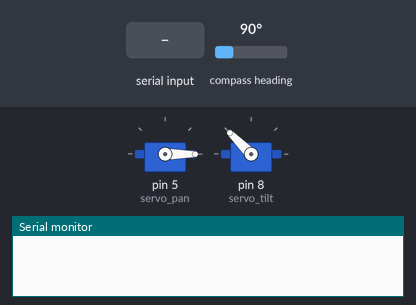
Bench run of a sketch on a simulated Arduino Mega 2560, built with avr-gcc and run on an emulated ATmega2560. On the bench: 2 × servo, the last lines printed to the serial monitor. The test bench sets the inputs (shaded band); at power-on: compass heading 90°.

Above: at 3.2 s.
3.3 s: "30,150,10\n" received over Serial
At 4.1 s:
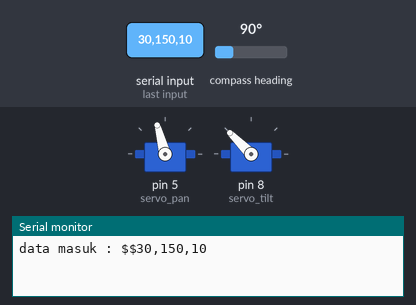
4.8 s: compass heading set to 180°
At 5.1 s:
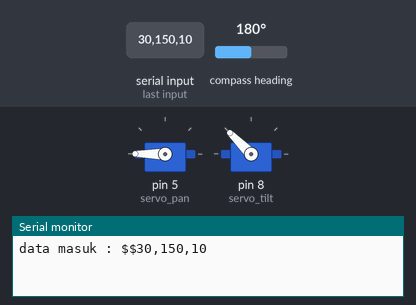
9.3 s: compass heading set to 90°
At 9.6 s:
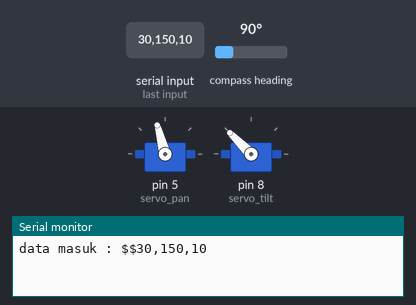
10.8 s: compass heading set to 269°
At 11.9 s:
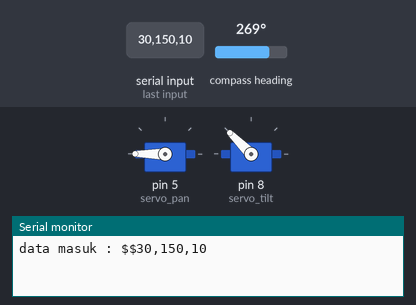
Timing chart, 0 to 13.3 s (numbered marks = the images above; inputs shaded):
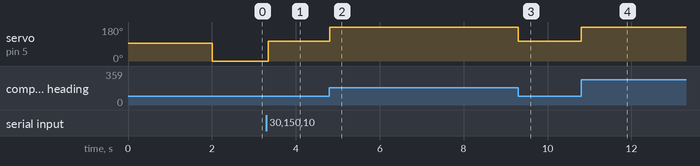

The sketch:

Antenna-Tracker-UAV-UGM.ino
```cpp
/*  Kode Sumber Perangkat Directional Finder
 *  Nama  : Muhammad Ihsan Al Hafiz
 *  Teknik Fisika Angkatan 2013
 *  Departemen Teknik Nuklir dan Teknik Fisika
 *  Fakultas Teknik Universitas Gadjah Mada
 *  24 Mei 2017
 */

#include <math.h>
#include <Servo.h>
#include <Wire.h>
#include <HMC5883L.h>
//#include <TinyGPS.h>
#include <TinyGPS++.h>
#include <Scheduler.h>

int PWM_pan;
float LatDF ;
float LatMRS ;
float LongDF ;
float LongMRS ;
float latMRS_last ;
float longMRS_last ;
float AltitudeMRS = 0.0 ;
float AltitudeDF = 0.0 ;
float Sudut_MRS;
float Sudut_DF;
float Sudut_MRSPred;
float Error_Pan;
float Error_Tilt;
float Error_PanPred;
float deltaTimePan;
float deltaTimeTilt;
float prosesTerakhirPan;
float prosesTerakhirTilt;
float KecSudutMRS;
float SudutPrediksi;
float JarakMRS;
int SudutTilt;
int SudutTiltLast = 0;
int SudutAwalTilt = 0;
int SudutAkhirTilt;
unsigned long waktuservopan;
unsigned long waktuservotilt;
unsigned long waktuprosespan;
unsigned long WaktuSekarang_Kec;
unsigned long WaktuLampau_Kec;

String dataIn;
String dt[100];
boolean parsing = false;
int i;

float outMax = 200;
float outMin = 0;

double
  kp_pan = 5;

double P_Pan;

//TinyGPS gpsmrs;
TinyGPSPlus gpsdf;
HMC5883L compass;
Servo servo_pan;
Servo servo_tilt;

void setup() {
  Serial.begin(57600);
  Serial1.begin(9600);
  Serial2.begin(9600);
  inisialisasi_kompas();
  //ParsingGPS_DF();
  LatDF = -7.7662762;
  LongDF = 110.3727803;

  servo_pan.attach(5);
  servo_pan.writeMicroseconds(1500);
  servo_tilt.attach(8);
  servo_tilt.write(135);
  delay(2000);

  Scheduler.startLoop(loop2);
  LatMRS = -7.7678920;
  LongMRS = 110.3719836;
}

void loop() {
  ParsingGPS_MRS();
  hitung_sudut_pesawat(LatDF, LongDF, LatMRS, LongMRS);
  sudutDF();
  Error_Pan = abs(Sudut_MRS - Sudut_DF);
  HitungKecepatan(LatMRS, LongMRS);
  PrediksiPan(KecSudutMRS, Error_Pan);
  Error_PanPred = Error_Pan + SudutPrediksi;
  P_Pan = (kp_pan*Error_PanPred);
  if(Sudut_MRS > Sudut_DF) PWM_pan = map(P_Pan,0,200,1500,1000);
  else if(Sudut_MRS < Sudut_DF) PWM_pan = map(P_Pan,0,200,1500,2000);
  else if(abs(Sudut_MRS - Sudut_DF) <=1) PWM_pan=1500;
  servo_pan.writeMicroseconds(PWM_pan);
  yield();
}

void loop2() {
  ParsingGPS_MRS();
  haversine(LatMRS, LongMRS, LatDF, LongDF);
  sudutTiltMRS(JarakMRS,AltitudeMRS);
  GerakServoTilt(SudutTiltLast, SudutTilt);
  SudutTiltLast = SudutTilt;
  yield();
}

/////////////////////////////
//Parsing Data Simulasi
////////////////////////////


////////////////////////////////////////////////////////
// Fungsi Parsing Data GPS Mobile Remote System (MRS) //
////////////////////////////////////////////////////////
void ParsingGPS_MRS(){
  if (Serial.available() > 0) {
    char inChar = (char)Serial.read();
    dataIn += inChar;
    if (inChar == '\n') {
      parsing = true;
    }
  }

  if (parsing) {
    parsingData();
    parsing = false;
    dataIn = "";
  }
}

void parsingData()
{
  int j = 0;

  //kirim data yang telah diterima sebelumnya
  Serial.print("data masuk : ");
  Serial.print(dataIn);
  Serial.print("\n");

  //inisialisasi variabel, (reset isi variabel)
  dt[j] = "";
  //proses parsing data
  for (i = 1; i < dataIn.length(); i++) {
    //pengecekan tiap karakter dengan karakter (#) dan (,)
    if ((dataIn[i] == '#') || (dataIn[i] == ','))
    {
      //increment variabel j, digunakan untuk merubah index array penampung
      j++;
      dt[j] = "";     //inisialisasi variabel array dt[j]
    }
    else
    {
      //proses tampung data saat pengecekan karakter selesai.
      dt[j] = dt[j] + dataIn[i];
    }
  }
  LatMRS = dt[0].toFloat();
  LongMRS = dt[1].toFloat();
  AltitudeMRS = dt[2].toFloat();
}
/////////////////////////////////////////////////////
// Fungsi Parsing Data GPS Directional Finder (DF) //
/////////////////////////////////////////////////////
void ParsingGPS_DF(){
    while (Serial1.available() > 0)
    if (gpsdf.encode(Serial1.read())){
      LatDF = gpsdf.location.lat();
      LongDF = gpsdf.location.lng();
    }
}

/////////////////////////////////////
// Fungsi inisialisasi awal kompas //
/////////////////////////////////////
void inisialisasi_kompas(){
  compass.begin();
  compass.setRange(HMC5883L_RANGE_1_3GA);

  // Set measurement mode
  compass.setMeasurementMode(HMC5883L_CONTINOUS);

  // Set data rate
  compass.setDataRate(HMC5883L_DATARATE_30HZ);

  // Set number of samples averaged
  compass.setSamples(HMC5883L_SAMPLES_8);
  compass.setOffset(-107, -426); // nilai offset diambil dari nilai kalibrasi
}

/////////////////////////////////////////////////////////
// Fungsi Akuisisi data kompas pada directional finder //
/////////////////////////////////////////////////////////
float sudutDF(){
  Vector norm = compass.readNormalize();

  // menghitung heading
  float heading = atan2(norm.YAxis, norm.XAxis);

  // menghitung dan mempertimbangkan magnetic declination
  // Formula: (deg + (min / 60.0)) / (180 / M_PI);
  float declinationAngle = (0.0 + (56.0 / 60.0)) / (180 / M_PI);
  heading += declinationAngle;

  if (heading < 0)
  {
    heading += 2 * PI;
  }

  if (heading > 2 * PI)
  {
    heading -= 2 * PI;
  }

  // mengubah ke sudut
  float headingDegrees = heading * 180/M_PI;

  //int smoothHeadingDegrees = round(headingDegrees);
  Sudut_DF = headingDegrees;
}

//////////////////////////////
// menghitung sudut pan MRS //
//////////////////////////////
double hitung_sudut_pesawat(float latT, float longT, float latP, float longP) {
  float x = cos(latP * 0.01745329252) * sin(abs(longT - longP) * 0.01745329252);
  float y = cos(latT * 0.01745329252) * sin(latP * 0.01745329252) - sin(latT * 0.01745329252) * cos(latP * 0.01745329252) * cos(abs(longT - longP) * 0.01745329252);
  Sudut_MRS = atan2(x, y);
  Sudut_MRS = (Sudut_MRS / PI) * 180.0;

  if (longP < longT) {
    float Sudut_pesawat_cor = 180.0 - Sudut_MRS;
    Sudut_MRS = 180.0 + Sudut_pesawat_cor;
  }
  else
  {
    Sudut_MRS = Sudut_MRS;
  }
}

///////////////////////
// Formula Haversine //
///////////////////////
float haversine(float latMRS, float longMRS, float latDF, float longDF){
  const float conRad = PI/180.0;
  const float R = 6371;
  float dlat = abs(latMRS-latDF)*conRad;
  float dlong = abs(longMRS-longDF)*conRad;

  float a = sin(dlat/2)*sin(dlat/2) + cos(latMRS*conRad)*cos(latDF*conRad)*sin(dlong/2)*sin(dlong/2);
  float c = 2*atan2(sqrt(a),sqrt(1-a));
  float d = (R*c)*1000.0;
  JarakMRS = d;
}

///////////////////////////////
// menghitung sudut tilt MRS //
///////////////////////////////
float sudutTiltMRS(float d, float alt){
  const float conRad = PI/180.0;
  float e = sqrt((d*d)+(alt*alt));
  float cosB = (d/e);
  float B = (acos(cosB))/conRad;
  SudutTilt = round(B);
}

//////////////////////////
// hitung kecepatan MRS //
//////////////////////////
float HitungKecepatan(float latMRS, float longMRS){
  WaktuSekarang_Kec = micros();
  if(latMRS_last==0 && longMRS_last==0){
    latMRS_last = latMRS;
    longMRS_last = longMRS;
    return 0;
  }

  float n = cos(latMRS * 0.01745329252) * sin(abs(LongDF - longMRS) * 0.01745329252);
  float m = cos(LatDF * 0.01745329252) * sin(latMRS * 0.01745329252) - sin(LatDF * 0.01745329252) * cos(latMRS * 0.01745329252) * cos(abs(LongDF - longMRS) * 0.01745329252);
  float SudutSekarang = atan2(n, m);
  SudutSekarang  = (SudutSekarang / PI) * 180.0;

  if (latMRS < LongDF) {
    float Sudut_pesawat_cor = 180.0 - SudutSekarang;
    SudutSekarang = 180.0 + Sudut_pesawat_cor;
  }
  else
  {
    SudutSekarang = SudutSekarang;
  }

  float q = cos(latMRS_last * 0.01745329252) * sin(abs(LongDF - longMRS_last) * 0.01745329252);
  float w = cos(LatDF * 0.01745329252) * sin(latMRS_last * 0.01745329252) - sin(LatDF * 0.01745329252) * cos(latMRS_last * 0.01745329252) * cos(abs(LongDF - longMRS_last) * 0.01745329252);
  float SudutLampau = atan2(q, w);
  SudutLampau  = (SudutLampau / PI) * 180.0;

  if (longMRS_last < LongDF) {
    float Sudut_pesawat_cor1 = 180.0 - SudutLampau;
    SudutLampau = 180.0 + Sudut_pesawat_cor1;
  }
  else
  {
    SudutLampau = SudutLampau;
  }

  float KecSudut = (abs(SudutSekarang-SudutLampau)) / (WaktuSekarang_Kec-WaktuLampau_Kec);
  WaktuLampau_Kec = WaktuSekarang_Kec;
  latMRS_last = latMRS;
  longMRS_last = longMRS;
  KecSudutMRS = KecSudut;
}

/////////////////////
// prediksi target //
/////////////////////
float PrediksiPan(float kecsudut, float error){
  float prediksi = kecsudut * (error/50.0);
  SudutPrediksi = prediksi;
}

/////////////////////////
// Gerak Sudut Elevasi //
/////////////////////////
float GerakServoTilt(int pwmlast, int pwm){
  pwmlast = map(pwmlast,0,90,135,50);
  pwm = map(pwm,0,90,135,50);
  int pos;
  if(pwmlast < pwm){
    for (pos = pwmlast; pos <= pwm; pos += 1) {
    // in steps of 1 degree
      servo_tilt.write(pos);
      delay(40);
    }
  }
  else{
    for (pos = pwmlast; pos >= pwm; pos -= 1) {
      servo_tilt.write(pos);
      delay(40);
    }
  }
}
```

Measured:
- after the input at 3.3 s, servo on pin 5 (servo_pan): 0° → 105° at once
- after the input at 4.8 s, servo on pin 5 (servo_pan): 105° → 180° at once
- after the input at 9.3 s, servo on pin 5 (servo_pan): 180° → 105° at once
- after the input at 10.8 s, servo on pin 5 (servo_pan): 105° → 180° at once
